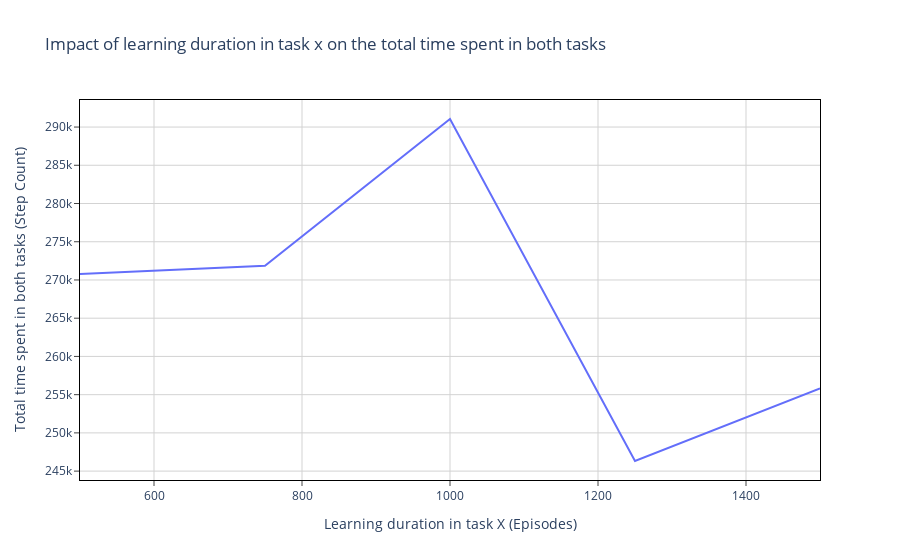

Notebook source saved alongside this figure:
### Markdown cell above
#### time domain for x: `episodes` vs time domain for y: `steps`

### Code cell
visualizations.plot_time_impact(task_runs_x=task_runs_x, task_runs_y=task_runs_y, time_domain_x="episodes", time_domain_y="steps", show=True)

### Figure 1 — Plotly figure (JSON) as saved in the notebook; plotly's stock layout.template omitted (floating-point values rounded to 4 significant figures)
{"data": [{"mode": "lines", "type": "scatter", "x": [500, 750, 1000, 1250, 1500], "y": [270800.0, 271800.0, 291100.0, 246300.0, 255800.0]}], "layout": {"plot_bgcolor": "white", "title": {"text": "Impact of learning duration in task x on the total time spent in both tasks"}, "xaxis": {"gridcolor": "lightgrey", "linecolor": "black", "mirror": true, "showline": true, "ticks": "outside", "title": {"text": "Learning duration in task X (Episodes)"}}, "yaxis": {"gridcolor": "lightgrey", "linecolor": "black", "mirror": true, "showline": true, "ticks": "outside", "title": {"text": "Total time spent in both tasks (Step Count)"}}}}
